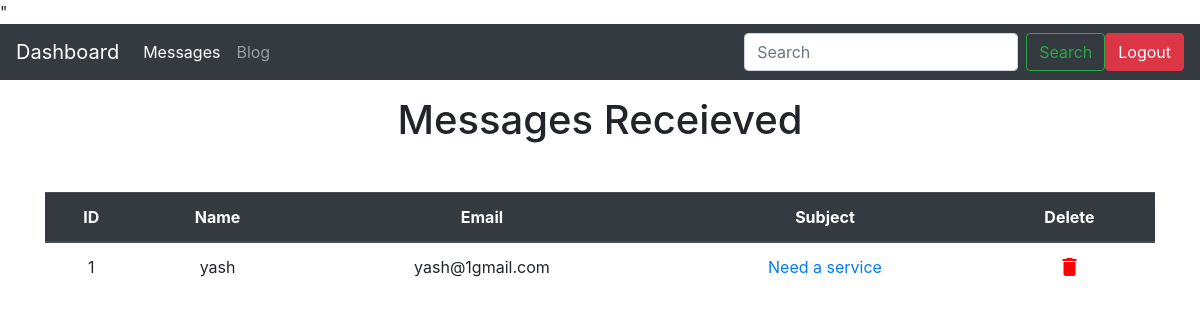
Before: /dashboard/ (signed in) with the older database file.
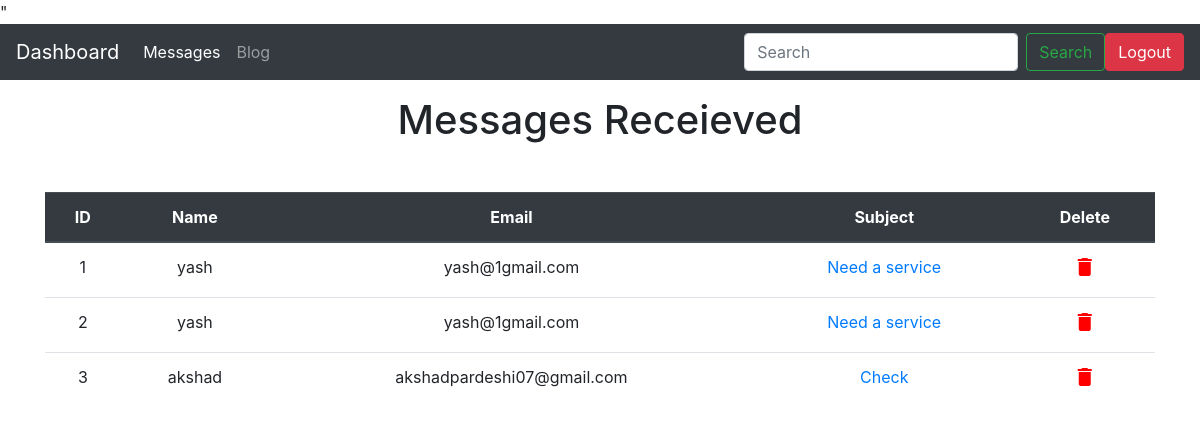
After: the same page with the newer database file.
### website/models.py (models this page shows, shortened)
class Contact(models.Model):
    name = models.CharField(max_length=50)
    email = models.EmailField(max_length=50)
    subject = models.CharField(max_length=50)
    message = models.TextField()

### dashboard/views.py (the view)
# urls.py: path('',views.DashboardView.as_view(), name='messages'),
class DashboardView (generic.ListView):
    model = Contact
    template_name = "dashboard/contacts.html"
    context_object_name = 'contacts'
    @method_decorator(login_required)
    def dispatch(self, *args, **kwargs):
        return super(DashboardView, self).dispatch( *args, **kwargs)
    def get_queryset(self):
        return Contact.objects.order_by("id")

### dashboard/templates/dashboard/contacts.html (shortened to what this page needs)
{% extends 'dashboard/base.html' %}
{% block contacts %}
<div class = "heading mt-3"><center><h1>Messages Receieved</h1></center></div>
<div class = "container mt-5">
<table class="table table-hover">
    <thead class = "thead-dark">
    <tr>
      <th scope="col">ID</th>
      <th scope="col">Name</th>
      <th scope="col">Email</th>
      <th scope="col">Subject</th>
      <th scope="col">Delete</th>
    </tr>
   </thead>
   <tbody>
    {% for contact in contacts %}
    <tr function()>
      <td>{{forloop.counter}}</td>
      <td>{{contact.name}}</td>
      <td>{{contact.email}}</td>
      <td><a href = "{% url 'dashboard:receivedmsg' contact.id %}">{{contact.subject}}</a></td>
      <td><a href="{% url 'dashboard:deletemsg' contact.id %}" class="delete"><i class="material-icons" style="color:red";>&#xe872</a></td>
    </tr>
    {% empty %}
    <p>No Messages Receieved</p>
    {% endfor %}
   </tbody>
</table>
{% endblock %}

Changed rows visible on the page:
added Contact: name "yash", email "yash@1gmail.com", subject "Need a service"
added Contact: name "akshad", email "akshadpardeshi07@gmail.com", subject "Check"
